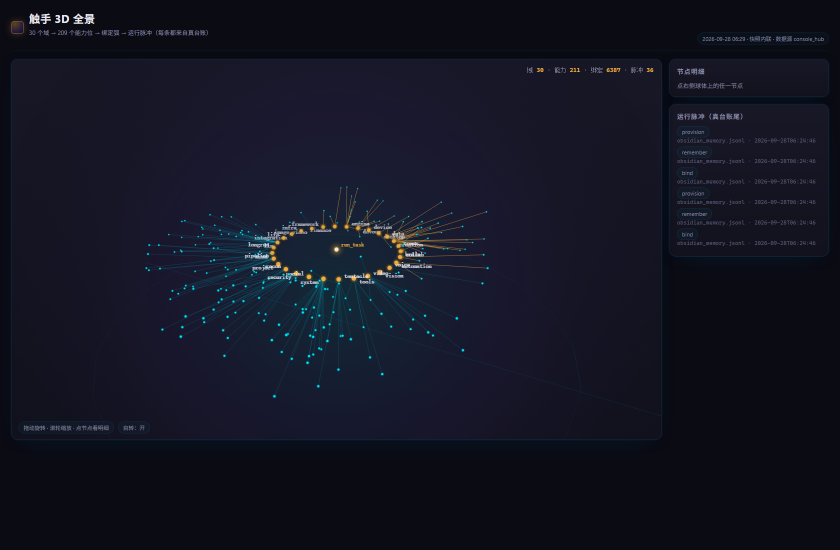
#> input picture arms/tentacle3d.png, 1680 x 1100 px (shown at 1/2 size)
$ python upscale_hi.py ../arms/tentacle3d.png
#> lines starting #> are read from the running program, lines starting #| are printed output that depends on the picture
#!/usr/bin/env python3
# -*- coding: utf-8 -*-
"""upscale_hi —— 把小图做到"看着清晰"：放大 + 亮度通道锐化 + 补颗粒 + 100% 对照。

为什么不是简单 LANCZOS：插值会糊边、还会把 JPEG 块放大成糊斑。
所以三步走：① LANCZOS 放大 ② 只在 LAB 的 L 通道做 USM（不动颜色，避免彩边）
③ 加极细颗粒（把"糊"打散成"细节感"，这是印刷业的常规做法）。
"""
import argparse, os
from PIL import Image, ImageFilter, ImageChops, ImageStat

def upscale(src, dst, width=2048, usm=(1.4, 55, 6), grain=3):
#> called with src = '../arms/tentacle3d.png', dst = '../arms/tentacle3d.png', width = 2048, usm = (1.4, 55, 6), grain = 3
    im = Image.open(src).convert("RGB")
#> im is the input picture: PIL image 1680x1100 RGB; mean R, G, B 19, 20.5, 34.5
    w0, h0 = im.size
#> w0 = 1680; h0 = 1100
    scale = width / w0
#> scale = 1.22
    big = im.resize((width, int(h0 * scale)), Image.LANCZOS)

    lab = big.convert("LAB")
#> lab: PIL image 2048x1340 LAB; mean of channels 0, 1, 2 18.7, 14.9, 244.7
    L, A, B = lab.split()
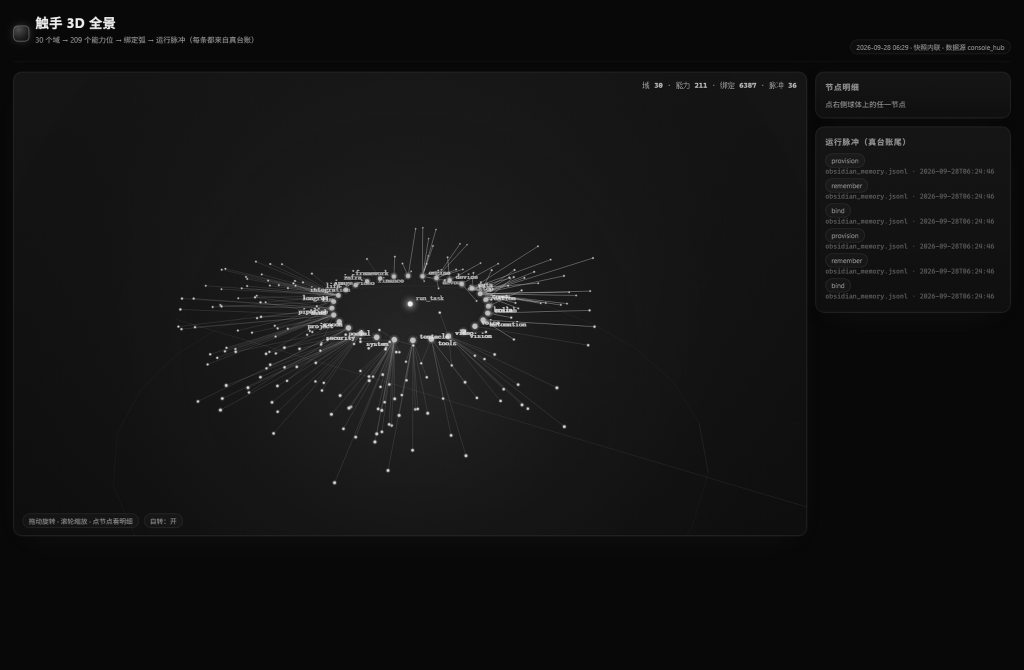
#> L: PIL image 2048x1340 L (shown at 1/2 size); min 0, max 255, mean 18.7
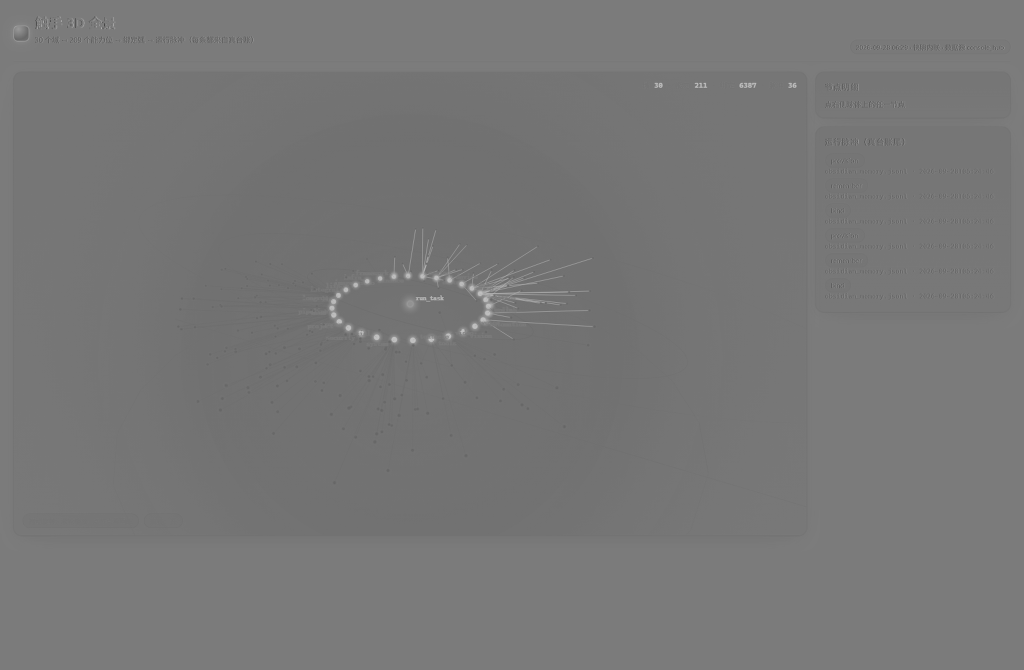
#> B: PIL image 2048x1340 L (shown at 1/2 size); min 49, max 199, mean 118.8
    L = L.filter(ImageFilter.UnsharpMask(radius=usm[0], percent=usm[1], threshold=usm[2]))
    big = Image.merge("LAB", (L, A, B)).convert("RGB")

    if grain:
        import random
        random.seed(7)
        # 🔴 上一版用 ImageChops.add 把整体提亮、并叠满噪点；改成**只混 8%**，
        #    只为打散插值糊感，不改变影调。
        noise = Image.effect_noise(big.size, grain).convert("L")
        n3 = Image.merge("RGB", (noise, noise, noise))
        big = Image.blend(big, ImageChops.add(big, n3, scale=1, offset=-2), 0.08)

    big.save(dst, "PNG")
    return (w0, h0), big.size, os.path.getsize(dst)

def edge_density(p, ref_w=665):
    """清晰度必须**同尺寸比**：否则放大图边缘被拉散，数字会失真（上一版就吃了这个亏）。"""
    im = Image.open(p).convert("L")
    if im.size[0] != ref_w:
        im = im.resize((ref_w, int(im.size[1] * ref_w / im.size[0])), Image.LANCZOS)
    e = im.filter(ImageFilter.FIND_EDGES)
    return round(sum(1 for v in e.getdata() if v > 40) / (im.size[0] * im.size[1]), 4)

def crop_pair(src, dst, out, box_rel=(0.30, 0.18, 0.62, 0.46), size=420):
    a = Image.open(src).convert("RGB"); b = Image.open(dst).convert("RGB")
    def cut(im):
        w, h = im.size
        box = (int(box_rel[0]*w), int(box_rel[1]*h), int(box_rel[2]*w), int(box_rel[3]*h))
        return im.crop(box).resize((size, size), Image.LANCZOS)
    ca, cb = cut(a), cut(b)
    canvas = Image.new("RGB", (size*2 + 12, size), (10, 12, 18))
    canvas.paste(ca, (0, 0)); canvas.paste(cb, (size + 12, 0))
    canvas.save(out, "PNG")
    return out

if __name__ == "__main__":
    ap = argparse.ArgumentParser()
    ap.add_argument("src"); ap.add_argument("--out"); ap.add_argument("--width", type=int, default=2048)
    a = ap.parse_args()
    dst = a.out or a.src.replace(".jpg", "_hi.png")
    before, after, kb = upscale(a.src, dst, a.width)
#> before = (1680, 1100); after = (2048, 1340); kb = 2181919
    crop = crop_pair(a.src, dst, dst.replace("_hi.png", "_crop.png"))
#> in cut, `return im.crop(box).resize((size, size), Image.LANCZOS)`:
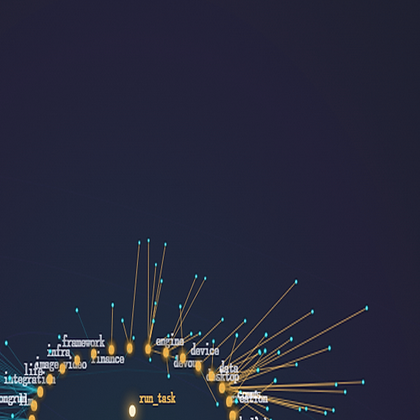
#> returned value: PIL image 420x420 RGB; mean R, G, B 38.8, 40.8, 59.9
#> in crop_pair, `canvas.paste(ca, (0, 0))`:
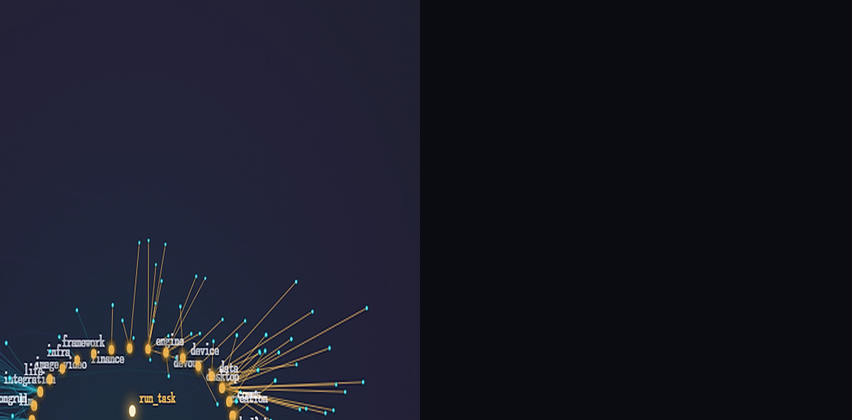
#> canvas: PIL image 852x420 RGB; mean R, G, B 24.2, 26.2, 38.6
#> in crop_pair, `canvas.paste(cb, (size + 12, 0))`:
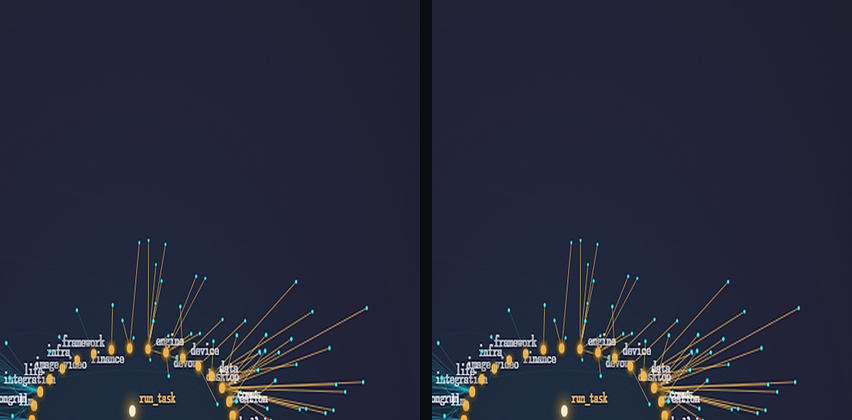
#> canvas: PIL image 852x420 RGB; mean R, G, B 38.4, 40.4, 59.3
    print("放大 %s → %s · %.0f KB" % (before, after, kb/1024))
#| 放大 (1680, 1100) → (2048, 1340) · 2131 KB
    print("边缘密度 原图 %.4f → 高清 %.4f" % (edge_density(a.src), edge_density(dst)))
#> in edge_density, `im = Image.open(p).convert("L")`:
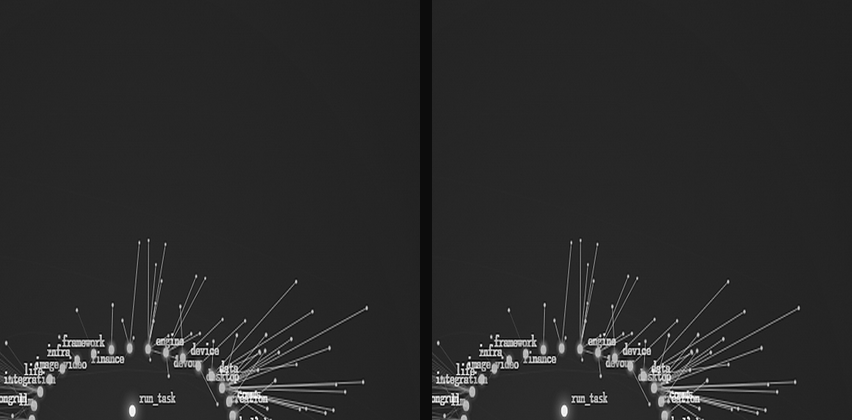
#> im: PIL image 852x420 L; min 0, max 255, mean 42
#> in edge_density, `e = im.filter(ImageFilter.FIND_EDGES)`:
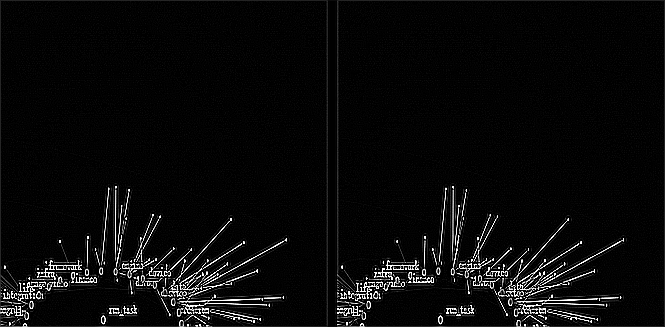
#> e: PIL image 665x327 L; min 0, max 255, mean 10.8
    print("100%% 对照：%s" % crop)
